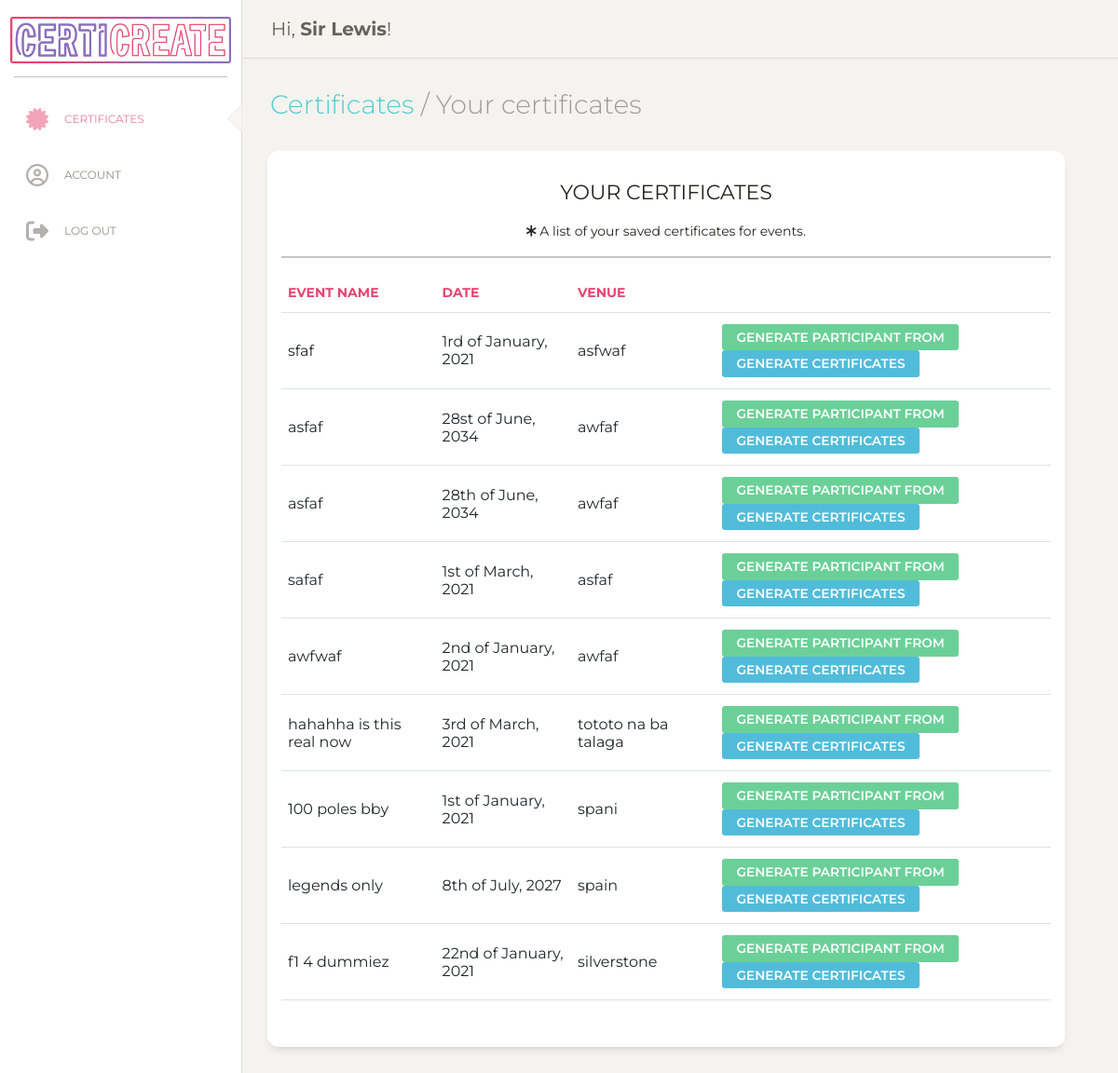
The app's page /viewcerts.php (signed in) with its own data.
### tables this page shows
CREATE TABLE `organizers` (
  `id` int(11) NOT NULL,
  `fname` varchar(255) NOT NULL,
  `lname` varchar(255) NOT NULL,
  `email` varchar(255) NOT NULL,
  `password` varchar(255) NOT NULL
);

CREATE TABLE `certificates` (
  `certid` int(11) NOT NULL,
  `eventname` varchar(255) NOT NULL,
  `eventdate` varchar(255) NOT NULL,
  `orgid` int(11) DEFAULT NULL,
  `venue` varchar(255) DEFAULT NULL,
  `organizer1` varchar(255) DEFAULT NULL,
  `organizer2` varchar(255) DEFAULT NULL,
  `organizer3` varchar(255) DEFAULT NULL
);

### db/dbFunction.php (called while the page is built, shortened)
<?php
    class dbFunction {
    private $conn;
    function __construct($db){
        $this->conn = $db;
    }
        public function details($sql){
            $stmt = $this->conn->prepare($sql);
            $stmt->execute();
            $row = $stmt->fetch(PDO::FETCH_ASSOC);
            return $row;
        }
        function viewCerts($id){
            $sql = "SELECT * FROM certificates WHERE orgid = '".$id."'";
            $stmt = $this->conn->prepare($sql);
            $stmt->execute();
            return $stmt;
        }
    }
?>

### viewcerts.php (the view, shortened to what this page needs)
<?php
include ('db/dbcon.php');
include_once('db/dbFunction.php');
$database = new Database();
$db = $database->getConnection();
$funObj = new dbFunction($db);
$sql = "SELECT * FROM organizers WHERE id = '".$_SESSION['user']."'";
$row = $funObj->details($sql);
?>
<html lang="en">
<head>
<link href="https://cdn.jsdelivr.net/npm/bootstrap@5.0.0-beta3/dist/css/bootstrap.min.css" rel="stylesheet">
  <link href="https://maxcdn.bootstrapcdn.com/font-awesome/latest/css/font-awesome.min.css" rel="stylesheet">
  <link href="./assets/css/style.css" rel="stylesheet" />
  <link href="./assets/css/bootstrap.min.css" rel="stylesheet" />
  <link href="./assets/css/paper-dashboard.css?v=2.0.1" rel="stylesheet" />
  <link href="./assets/demo/demo.css" rel="stylesheet" />
</head>
<body class="bgbody">
  <div class="wrapper ">
    <div class="sidebar" data-color="white">
      <div class="logo">
        <a href="/" class="simple-text logo-normal">
          <div>
            <img src="../ojt/assets/img/logo.png">
          </div>
        </a>
      </div>
      <div class="sidebar-wrapper">
        <ul class="nav">
          <li class="active">
            <a href="../ojt/certs.php">
              <i class="fas fa-certificate"></i>
              <p>Certificates</p>
            </a>
          </li>
          <li>
            <a href="../ojt/account.php">
              <i class="far fa-user-circle"></i>
              <p>Account</p>
            </a>
          </li>
          <li>
            <a href="logout.php">
          <i class="fas fa-sign-out-alt"></i>
              <p>Log out</p>
            </a>
          </li>
        </ul>
      </div>
    </div>
    <div class="main-panel" style="height: 100vh;">
      <nav class="navbar navbar-expand-lg navbar-absolute fixed-top navbar-transparent">
        <div class="container-fluid">
          <div class="navbar-wrapper">
            <a class="navbar-brand" href="javascript:;">Hi, <b><?php echo $row['fname']; ?></b>!</a>
          </div>
        </div>
      </nav>
      <div class="content">
        <div class="row">
          <div class="col-md-12">
            <h3 class="description"><a href="../ojt/certs.php" title="Click to go back to account overview.">Certificates</a> / Your certificates</h3>
          </div>
          <div class="row">
            <div class="col-md-12">
              <div class="card text-center">
                <div class="card-header">
                </div>
                <div class="card-body">
                 <div id="certlist" style="display: block;" class="answer_list" >
                  <h5>YOUR CERTIFICATES</h5>
                  <p>
                    <i class="fas fa-asterisk"></i> A list of your saved certificates for events.
                  </p>
                  <hr>
                        <?php
                            $id =  $_SESSION['user'];
                            $cert = $funObj->viewCerts($id);
                            if(!$cert){
                              echo "<label> There are no certificates here... </label>";
                            }else{
                              echo ' <div id="accordion">
                                        <table class="table table-hover text-custom">
                                        <thead class="text-custom">
                                        <tr>
                                          <th scope="col">EVENT NAME</th>
                                          <th scope="col">DATE</th>
                                          <th scope="col">VENUE</th>
                                          <th scope="col"></th>
                                        </tr>
                                      </thead>
                                      <tbody>';
                              while ($certrow = $cert->fetch(PDO::FETCH_ASSOC)) {
                                extract($certrow);
                                echo ' <tr data-toggle="collapse" data-target="#collapse'.$certrow['certid'].'" class="collapse-row collapsed accordion-toggle" title="ℹ Click row for details">
                                <td>'.$certrow['eventname'].'</td>';
                                echo '<td>'.$certrow['eventdate'].'</td>';
                                echo '<td>'.$certrow['venue']. '<td>';
                                echo '<td colspan="2">
                            <a href="../ojt/participantsform.html" type="button" class="btn btn-success btn-sm">GENERATE PARTICIPANT FROM</a>
                            <button type="button" class="btn btn-info btn-sm" data-toggle="modal" data-target="#exampleModal">GENERATE CERTIFICATES</button>
                          </td>
                        </tr>
                        <div id="collapse'.$certrow['certid'].'" class="accordion-body collapse in">
                        <tr>
                            <td colspan="4">
                              <table class="table table-borderless">
                                <tbody>
                                  <tr>
                                    <th scope="col">EVENT NAME</th>
                                    <td>'.$certrow['eventname'].'</td>
                                  </tr>
                                  <tr>
                                    <th scope="row">DATE</th>
                                    <td>'.$certrow['eventdate'].'</td>
                                  </tr>
                                  <tr>
                                    <th scope="row">VENUE</th>
                                    <td>'.$certrow['venue']. '</td>
                                  </tr>
                                  <tr>
                                    <th scope="row">ORGANIZER/S</th>
                                    <td>'.$certrow['organizer1']. '<br>'
                                    .$certrow['organizer2'].'<br>'
                                    .$certrow['organizer3'].'
                                    </td>
                                  </tr>
                                </tbody>
                              </table>
                            </td>
                        </tr>';
                              }
                        echo '</div>
                         </tbody>
                    </table>
                    </div>';
                            }
                          ?>
                 </div>
                  </div>
                <div class="card-footer text-muted">
                </div>
              </div>
            </div>
          </div>
        </div>
      </div>
    </div>
  </div>
</body>
</html>

### assets/css/style.css (style rules this page uses)
.active a, .active i { color: #e54572 !important; }
.card { font-family: Montserrat; }
.text-custom { color: #e54572; }
.bgbody { background-color: #f4f3ef; }

### records on screen
organizers: fname "Sir Lewis"
certificates: eventname "sfaf", eventdate "1rd of January, 2021", venue "asfwaf"
certificates: eventname "asfaf", eventdate "28st of June, 2034", venue "awfaf"
certificates: eventname "asfaf", eventdate "28th of June, 2034", venue "awfaf"
certificates: eventname "safaf", eventdate "1st of March, 2021", venue "asfaf"
certificates: eventname "awfwaf", eventdate "2nd of January, 2021", venue "awfaf"
certificates: eventname "hahahha is this real now", eventdate "3rd of March, 2021", venue "tototo na ba talaga"
certificates: eventname "100 poles bby", eventdate "1st of January, 2021", venue "spani"
certificates: eventname "legends only", eventdate "8th of July, 2027", venue "spain"
certificates: eventname "f1 4 dummiez", eventdate "22nd of January, 2021", venue "silverstone"
